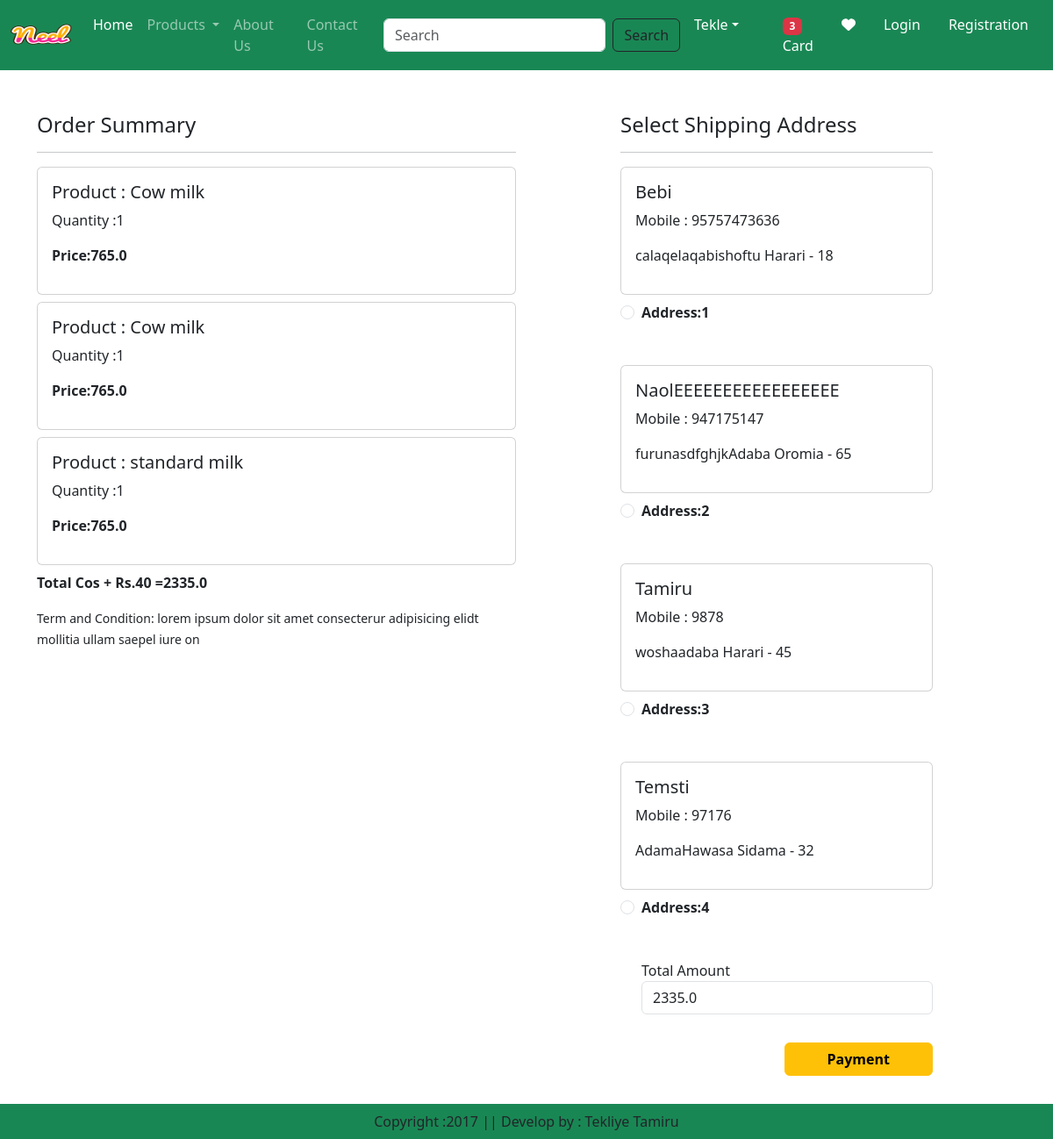
Screenshot of /checkout/ (signed in) with the database file from the repository.
### Eco/models.py (models this page shows, shortened)
class Cart(models.Model):
    user=models.ForeignKey(User,on_delete=models.CASCADE)
    product=models.ForeignKey(Product,on_delete=models.CASCADE)
    quantity=models.PositiveIntegerField(default=1)

class Product(models.Model):
    title=models.CharField(max_length=100)
    selling_price=models.FloatField()
    discounted_price=models.FloatField()
    description=models.TextField()
    composition=models.TextField(default='')
    prodapp=models.TextField(default='')
    category=models.CharField(choices=CATEGORY_CHOICES,max_length=2)
    product_image=models.ImageField(upload_to='product')

class Customer(models.Model):
    user =models.ForeignKey(User,on_delete=models.CASCADE)
    name = models.CharField(max_length=200)
    locality = models.CharField(max_length=200)
    city  = models.CharField(max_length=50)
    mobile = models.IntegerField(default=0)
    zipcode= models.IntegerField()
    state=models.CharField(choices=STATE_CHOICES,max_length=100)

### Eco/views.py (the view, shortened to what this page needs)
# urls.py: path('checkout/',views.checkout.as_view(),name='checkout'),
@method_decorator(login_required,name="dispatch")
class checkout(View):
    def get(self,request):
        totalitem=0
        if request.user.is_authenticated:
            totalitem=len(Cart.objects.filter(user=request.user))
        user=request.user
        add=Customer.objects.filter(user=user)
        cart_items =Cart.objects.filter(user=user)
        famount=0
        for p in cart_items:
             value=p.quantity * p.product.discounted_price
             famount =famount + value
        totalamount=famount + 40
        razoramount=int(totalamount)
        client = razorpay.Client(auth=(settings.RAZOR_KEY_ID,settings.RAZOR_KEY_SECRET))
        data = {"amount":razoramount,"currency":"INR","receipt":"order_reptid_12"}
        payment_response = client.order.create(data = data)
        print(payment_response)
        order_id = payment_response['id']
        order_status = payment_response['status']
        return render(request,'app/checkout.html',locals())

### Eco/templates/app/checkout.html (shortened to what this page needs)
{% extends 'app/base.html' %}
{% load static %}
{% block main-content %}
<div class="container">
    <div class="row mt-5">
        <div class="col-sm-6">
            <h4> Order Summary </h4>
            <hr>
            {% for item in cart_items %}
            <div class="card mb-2">
                <div class="card-body">
                    <h5> Product : {{item.product.title}}</h5>
                    <p> Quantity :{{item.quantity}}</p>
                    <p class="fw-bold">Price:{{item.product.discounted_price}}</p>
                </div>
            </div>
            {% endfor %}
            <p class="fw-bold">Total Cos + Rs.40 ={{totalamount}}</p>
            <small> Term and Condition: lorem ipsum dolor sit amet consecterur adipisicing elidt mollitia ullam saepel iure on </small>
        </div>
        <div class="col-sm-4 offset-sm-1">
            <h4> Select Shipping Address </h4>
            <hr>
            <form method="post" id="myform">
                {% for ad  in add %}
                <div class="card">
                    <div class="card-body">
                        <h5>{{ad.name}}</h5>
                        <p>Mobile : {{ad.mobile}}</p>
                        <p>{{ad.locality}}{{ad.city}} {{ad.state}} - {{ad.zipcode}} </p>
                    </div>
                </div>
                <div class="form-check mt-2 mb-5">
                    <input class="form-check-input" type="radio" name ="custid" id="custadd{{forloop.counter}}" value ="{{ad.id}}">
                    <label class ="form-check-label fw-bold" for="custadd{{forloop.counter}}">Address:{{forloop.counter}}</label>
                </div>
                {% endfor %}
                <div class="form-check mb-3">
                   <label for="totalmount" class="form_label">Total Amount </label>
                   <input type="number" class="form-control" name="totalamount" value={{totalamount}} readonly>
                </div>
                <div class="text-end">
                    <button id="rzp-button1" type="submit" class="btn btn-warning mt-3 px-5 fw-bold">Payment </button>
                </div>
                <br><br><br>
            </form>
        </div>
    </div>
</div>
{% endblock main-content %}

### rows the page displays
Cart: product "Cow milk", quantity "1", product.discounted_price "765.0"
Cart: product "Cow milk", quantity "1", product.discounted_price "765.0"
Cart: product "standard milk", quantity "1", product.discounted_price "765.0"
Customer: name "Bebi", mobile "95757473636", locality "calaqelaqa", city "bishoftu", state "Harari", zipcode "18"
Customer: name "NaolEEEEEEEEEEEEEEEEE", mobile "947175147", locality "furunasdfghjk", city "Adaba", state "Oromia", zipcode "65"
Customer: name "Tamiru", mobile "9878", locality "wosha", city "adaba", state "Harari", zipcode "45"
Customer: name "Temsti", mobile "97176", locality "Adama", city "Hawasa", state "Sidama", zipcode "32"

### other values shown
{{ totalitem }} "3"
{{ totalamount }} "2335.0"
